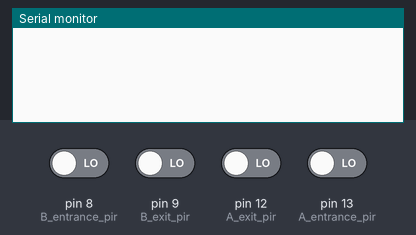
This sketch was run on a simulated Arduino Uno, built with avr-gcc and run on an emulated ATmega328P. On the bench: the last lines printed to the serial monitor. Inputs (shaded band) come from the test bench; at power-on: pin 8 (B_entrance_pir), pin 9 (B_exit_pir), pin 12 (A_exit_pir), pin 13 (A_entrance_pir) LOW.

Above: at 1.2 s.
1.3 s: pin 8 (B_entrance_pir) driven HIGH
At 1.9 s:
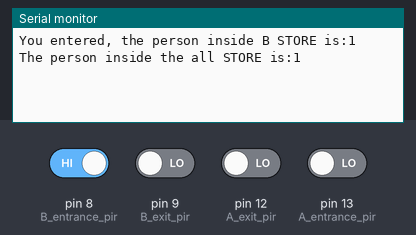
2.8 s: pin 12 (A_exit_pir) driven HIGH
At 3.4 s:
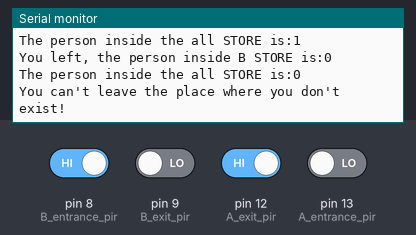
5.8 s: pin 13 (A_entrance_pir) driven HIGH
8.8 s: pin 12 (A_exit_pir) driven LOW
10.3 s: pin 8 (B_entrance_pir) driven LOW
At 12.6 s:
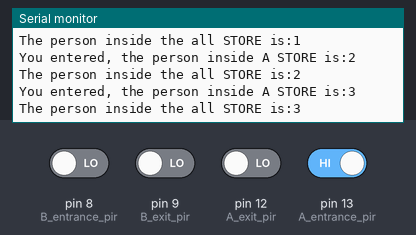
Timing chart, 0 to 12.8 s (numbered marks = the images above; inputs shaded):
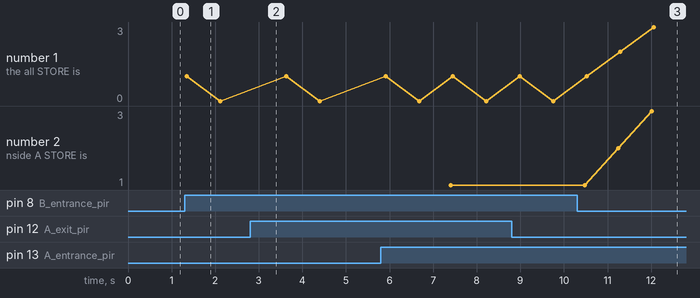

The sketch:

sketch_may04a.ino
```cpp
#define A_entrance_pir 13
#define A_exit_pir 12

#define B_entrance_pir 8
#define B_exit_pir 9


int A_count = 0;
int B_count = 0;
int total_count = 0;

void setup() {
Serial.begin(9600);
pinMode(A_entrance_pir, INPUT);
pinMode(A_exit_pir, INPUT);

pinMode(B_entrance_pir, INPUT);
pinMode(B_exit_pir, INPUT);
}

void loop() {

int A_entr_pir_input=digitalRead(A_entrance_pir);
int A_exit_pir_input=digitalRead(A_exit_pir);

int B_entr_pir_input=digitalRead(B_entrance_pir);
int B_exit_pir_input=digitalRead(B_exit_pir);

int A_situation = 0;
int B_situation = 0;
/*First we'll go through entrance */
if(A_entr_pir_input==HIGH)
{
  A_situation = 1;
}else{
  A_situation = 0;
}
if(A_situation == 1){
  A_count = A_count + 1; //Increase count.
  total_count = total_count +1;
  //Print the message and current occupancy.
  Serial.print("You entered, the person inside A STORE is:");
  Serial.print(A_count);
  Serial.println();
  Serial.print("The person inside the all STORE is:");
  Serial.print(total_count);
  Serial.println();
  //prevent multiple reads
  A_situation=0;
  delay(750);
}

/*Now we should consider when the person leave the place */
if(A_exit_pir_input==HIGH)
{
  A_situation = -1;
}else{
  A_situation = 0;
}
if(A_situation == -1){
  if(A_count>0){
  A_count = A_count - 1; //Decrease count.
  total_count = total_count - 1;
  //Print the message and current occupancy.
  Serial.print("You left, the person inside A STORE is:");
  Serial.print(A_count);
  Serial.println();
  Serial.print("The person inside the all STORE is:");
  Serial.print(total_count);
  Serial.println();
  //prevent multiple reads
  A_situation=0;
  delay(750);
  }
  else{
    Serial.println("You can't leave the place where you don't exist!");
    delay(750);
  }
}

//B STORE İŞLEMLERİ

if(B_entr_pir_input==HIGH)
{
  B_situation = 1;
}else{
  B_situation = 0;
}
if(B_situation == 1){
  B_count = B_count + 1; //Increase count.
  total_count = total_count +1;
  //Print the message and current occupancy.
  Serial.print("You entered, the person inside B STORE is:");
  Serial.print(B_count);
  Serial.println();
  Serial.print("The person inside the all STORE is:");
  Serial.print(total_count);
  Serial.println();
  //prevent multiple reads
  B_situation=0;
  delay(750);
}

/*Now we should consider when the person leave the place */
if(B_entr_pir_input==HIGH)
{
  B_situation = -1;
}else{
  B_situation = 0;
}
if(B_situation == -1){
  if(B_count>0){
  B_count = B_count - 1; //Decrease count.
  total_count = total_count - 1;
  //Print the message and current occupancy.
  Serial.print("You left, the person inside B STORE is:");
  Serial.print(B_count);
  Serial.println();
  Serial.print("The person inside the all STORE is:");
  Serial.print(total_count);
  Serial.println();
  //prevent multiple reads
  B_situation=0;
  delay(750);
  }
  else{
    Serial.println("You can't leave the place where you don't exist!");
    delay(750);
  }
}


}
```

Measured:
- after the input at 1.3 s, the serial monitor: prints a new line at once (image 1)
- after the input at 2.8 s, the serial monitor: prints a new line at once (image 2)
- after the input at 10.3 s, the serial monitor: prints a new line after 0.94 s (image 3)
- plotted number 1: 0 → 3 after the input at 10.3 s
- plotted number 2: 1 → 3 after the input at 10.3 s
